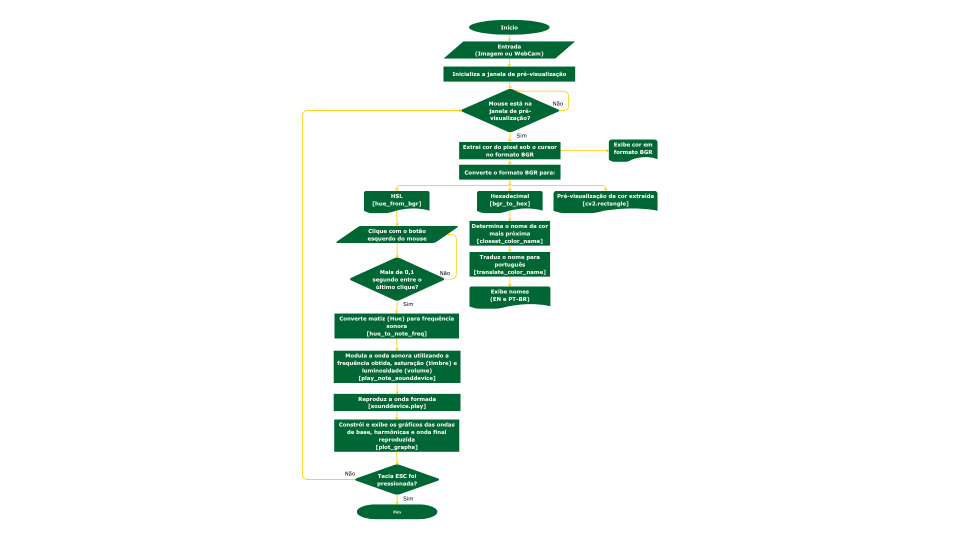
#> input picture TG3_FLUXOGRAMA.png, 1920 x 1080 px, given in place of the camera (shown at 1/2 size)
$ python inspeciona_cores_camera_som.py
#> lines starting #> are read from the running program, lines starting #| are printed output that depends on the picture
import cv2
import numpy as np
import math
import time
import unicodedata

# =========================
# SELETOR DE MODO DE SOM
# =========================
# 2 = notas musicais com winsound.Beep (mais simples)
# 3 = notas musicais com sounddevice (onda senoidal, som mais suave)
SOUND_MODE = 3

# =========================
# IMPORTS DE SOM
# =========================
try:
    import winsound
    HAS_WINSOUND = True
except ImportError:
    HAS_WINSOUND = False
    print("winsound não disponível (som modo 2 pode não funcionar).")

try:
    import sounddevice as sd
    HAS_SD = True
except ImportError:
    HAS_SD = False
    print("sounddevice não disponível (som modo 3 pode não funcionar).")

WINDOW_NAME = "Leitor de cores - camera (ESC para sair)"

# -------------------------------
# TABELA DE CORES CSS3 (147 cores)
# -------------------------------
CSS3_COLORS = {
    '#F0F8FF': 'aliceblue', '#FAEBD7': 'antiquewhite', '#00FFFF': 'aqua', '#7FFFD4': 'aquamarine',
    '#F0FFFF': 'azure', '#F5F5DC': 'beige', '#FFE4C4': 'bisque', '#000000': 'black',
    '#FFEBCD': 'blanchedalmond', '#0000FF': 'blue', '#8A2BE2': 'blueviolet', '#A52A2A': 'brown',
    '#DEB887': 'burlywood', '#5F9EA0': 'cadetblue', '#7FFF00': 'chartreuse', '#D2691E': 'chocolate',
    '#FF7F50': 'coral', '#6495ED': 'cornflowerblue', '#FFF8DC': 'cornsilk', '#DC143C': 'crimson',
    '#00FFFF': 'cyan', '#00008B': 'darkblue', '#008B8B': 'darkcyan', '#B8860B': 'darkgoldenrod',
    '#A9A9A9': 'darkgray', '#006400': 'darkgreen', '#BDB76B': 'darkkhaki', '#8B008B': 'darkmagenta',
    '#556B2F': 'darkolivegreen', '#FF8C00': 'darkorange', '#9932CC': 'darkorchid', '#8B0000': 'darkred',
    '#E9967A': 'darksalmon', '#8FBC8F': 'darkseagreen', '#483D8B': 'darkslateblue', '#2F4F4F': 'darkslategray',
    '#00CED1': 'darkturquoise', '#9400D3': 'darkviolet', '#FF1493': 'deeppink', '#00BFFF': 'deepskyblue',
    '#1E90FF': 'dodgerblue', '#B22222': 'firebrick', '#FFFAF0': 'floralwhite', '#228B22': 'forestgreen',
    '#FF00FF': 'fuchsia', '#DCDCDC': 'gainsboro', '#F8F8FF': 'ghostwhite', '#FFD700': 'gold',
    '#DAA520': 'goldenrod', '#808080': 'gray', '#008000': 'green', '#ADFF2F': 'greenyellow',
    '#F0FFF0': 'honeydew', '#FF69B4': 'hotpink', '#CD5C5C': 'indianred', '#4B0082': 'indigo',
    '#FFFFF0': 'ivory', '#F0E68C': 'khaki', '#E6E6FA': 'lavender', '#FFF0F5': 'lavenderblush',
    '#7CFC00': 'lawngreen', '#FFFACD': 'lemonchiffon', '#ADD8E6': 'lightblue', '#F08080': 'lightcoral',
    '#E0FFFF': 'lightcyan', '#FAFAD2': 'lightgoldenrodyellow', '#D3D3D3': 'lightgray', '#90EE90': 'lightgreen',
    '#FFB6C1': 'lightpink', '#FFA07A': 'lightsalmon', '#20B2AA': 'lightseagreen', '#87CEFA': 'lightskyblue',
    '#778899': 'lightslategray', '#B0C4DE': 'lightsteelblue', '#FFFFE0': 'lightyellow', '#00FF00': 'lime',
    '#32CD32': 'limegreen', '#FAF0E6': 'linen', '#FF00FF': 'magenta', '#800000': 'maroon',
    '#66CDAA': 'mediumaquamarine', '#0000CD': 'mediumblue', '#BA55D3': 'mediumorchid',
    '#9370DB': 'mediumpurple', '#3CB371': 'mediumseagreen', '#7B68EE': 'mediumslateblue',
    '#00FA9A': 'mediumspringgreen', '#48D1CC': 'mediumturquoise', '#C71585': 'mediumvioletred',
    '#191970': 'midnightblue', '#F5FFFA': 'mintcream', '#FFE4E1': 'mistyrose', '#FFE4B5': 'moccasin',
    '#FFDEAD': 'navajowhite', '#000080': 'navy', '#FDF5E6': 'oldlace', '#808000': 'olive',
    '#6B8E23': 'olivedrab', '#FFA500': 'orange', '#FF4500': 'orangered', '#DA70D6': 'orchid',
    '#EEE8AA': 'palegoldenrod', '#98FB98': 'palegreen', '#AFEEEE': 'paleturquoise',
    '#DB7093': 'palevioletred', '#FFEFD5': 'papayawhip', '#FFDAB9': 'peachpuff', '#CD853F': 'peru',
    '#FFC0CB': 'pink', '#DDA0DD': 'plum', '#B0E0E6': 'powderblue', '#800080': 'purple',
    '#FF0000': 'red', '#BC8F8F': 'rosybrown', '#4169E1': 'royalblue', '#8B4513': 'saddlebrown',
    '#FA8072': 'salmon', '#F4A460': 'sandybrown', '#2E8B57': 'seagreen', '#FFF5EE': 'seashell',
    '#A0522D': 'sienna', '#C0C0C0': 'silver', '#87CEEB': 'skyblue', '#6A5ACD': 'slateblue',
    '#708090': 'slategray', '#FFFAFA': 'snow', '#00FF7F': 'springgreen', '#4682B4': 'steelblue',
    '#D2B48C': 'tan', '#008080': 'teal', '#D8BFD8': 'thistle', '#FF6347': 'tomato',
    '#40E0D0': 'turquoise', '#EE82EE': 'violet', '#F5DEB3': 'wheat', '#FFFFFF': 'white',
    '#F5F5F5': 'whitesmoke', '#FFFF00': 'yellow', '#9ACD32': 'yellowgreen'
}

# -------------------------------
# Utilitários de texto
# -------------------------------
# [162 lines left out: functions sem_acentos, closest_color_name, translate_color_name, not called in this run]


# ---------------------------
# SOM: mapeamento Hue → nota
# ---------------------------
NOTAS = [
    261,  # C4
    277,  # C#4
    293,  # D4
    311,  # D#4
    329,  # E4
    349,  # F4
    369,  # F#4
    392,  # G4
    415,  # G#4
    440,  # A4
    466,  # A#4
    494,  # B4
]


def bgr_to_hex(bgr):
    b, g, r = int(bgr[0]), int(bgr[1]), int(bgr[2])
    return f"#{r:02X}{g:02X}{b:02X}"


# [41 lines left out: functions hue_from_bgr, hue_to_note_freq, play_note_winsound, play_note_sounddevice, play_color_sound, not called in this run]


# --------------------
# Variáveis globais
# --------------------
frame_atual = None
mouse_x = 0
mouse_y = 0
mouse_inside = False
last_click_time = 0.0


# [23 lines left out: function on_mouse, not called in this run]


def main():
    global frame_atual

    cap = cv2.VideoCapture(0)
    if not cap.isOpened():
        print("Erro ao abrir a câmera.")
        return

    cv2.namedWindow(WINDOW_NAME)
    cv2.setMouseCallback(WINDOW_NAME, on_mouse)

    while True:
        ret, frame = cap.read()
#> frame is the input picture: shape (1080, 1920, 3); mean B, G, R 240, 244, 236.9
        if not ret:
            break

        frame = cv2.resize(frame, (400, 400))
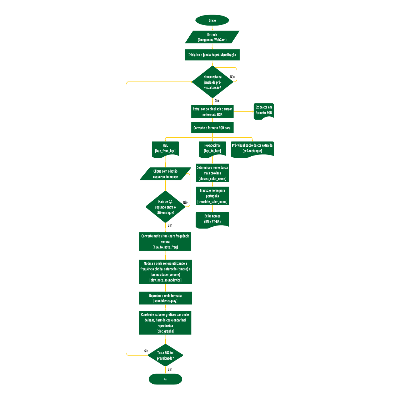
#> frame: shape (400, 400, 3); mean B, G, R 240.1, 244, 236.9
        frame_atual = frame

        h, w, _ = frame.shape
#> h = 400; w = 400
        placeholder = np.zeros((h, 400, 3), dtype=np.uint8)

        if mouse_inside:
            x, y = mouse_x, mouse_y
            bgr = frame[y, x]
            hue, hsv = hue_from_bgr(bgr)
            hex_code = bgr_to_hex(bgr)
            name_en = closest_color_name(hex_code)
            name_pt = translate_color_name(name_en)

            cv2.circle(frame, (x, y), 4, (0, 255, 0), 1)

            cv2.putText(
                placeholder,
                f"Pos: x={x} y={y}",
                (20, 40),
                cv2.FONT_HERSHEY_SIMPLEX,
                0.7,
                (255, 255, 255),
                1,
            )
            cv2.putText(
                placeholder,
                f"BGR: {bgr.tolist()}",
                (20, 80),
                cv2.FONT_HERSHEY_SIMPLEX,
                0.7,
                (255, 255, 255),
                1,
            )
            cv2.putText(
                placeholder,
                f"HSV: {hsv.tolist()}",
                (20, 120),
                cv2.FONT_HERSHEY_SIMPLEX,
                0.7,
                (255, 255, 255),
                1,
            )
            cv2.putText(
                placeholder,
                f"HEX: {hex_code}",
                (20, 160),
                cv2.FONT_HERSHEY_SIMPLEX,
                0.7,
                (0, 255, 0),
                1,
            )
            cv2.putText(
                placeholder,
                f"Nome (EN): {sem_acentos(name_en)}",
                (20, 200),
                cv2.FONT_HERSHEY_SIMPLEX,
                0.7,
                (0, 200, 255),
                1,
            )
            cv2.putText(
                placeholder,
                f"Nome (PT): {sem_acentos(name_pt)}",
                (20, 240),
                cv2.FONT_HERSHEY_SIMPLEX,
                0.7,
                (0, 200, 255),
                1,
            )
            cv2.putText(
                placeholder,
                f"Modo som: {SOUND_MODE} (clique = nota)",
                (20, 280),
                cv2.FONT_HERSHEY_SIMPLEX,
                0.6,
                (200, 200, 200),
                1,
            )

            cv2.rectangle(
                placeholder,
                (20, 310),
                (380, 380),
                (int(bgr[0]), int(bgr[1]), int(bgr[2])),
                -1,
            )

        combined = np.hstack((frame, placeholder))
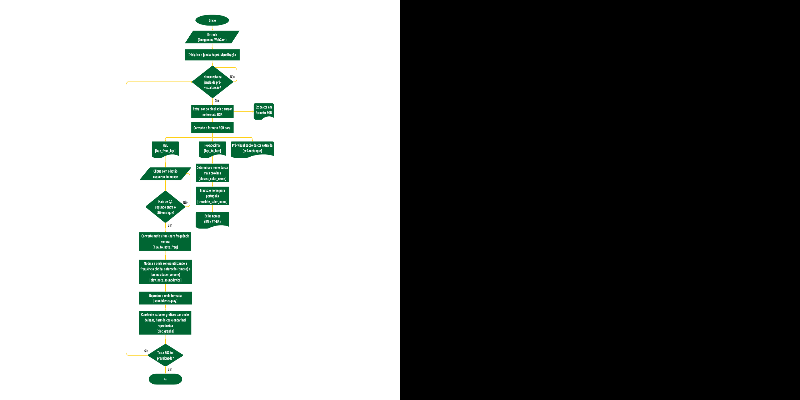
#> combined: shape (400, 800, 3); mean B, G, R 120, 122, 118.5
        cv2.imshow(WINDOW_NAME, combined)

        if cv2.waitKey(1) & 0xFF == 27:
#> (key Esc is pressed here)
            break

    cap.release()
    cv2.destroyAllWindows()


if __name__ == "__main__":
    main()
